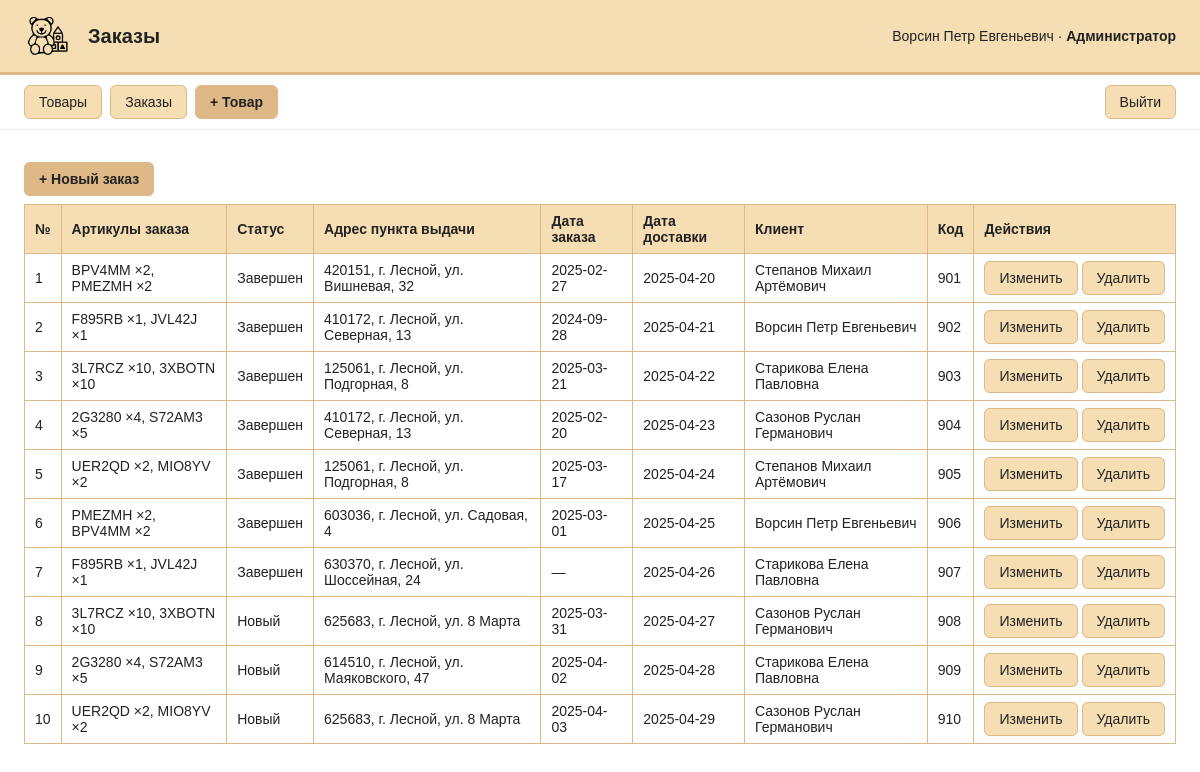
The page /index.php?page=orders (signed in) on the database its author committed.
### tables this page shows
CREATE TABLE Orders (
  id             INT AUTO_INCREMENT PRIMARY KEY,
  order_date     DATE,
  delivery_date  DATE,
  pickup_point_id INT,
  client_user_id INT,
  receive_code   VARCHAR(20),
  status_id      INT NOT NULL,
  CONSTRAINT fk_ord_point  FOREIGN KEY (pickup_point_id) REFERENCES PickupPoints(id),
  CONSTRAINT fk_ord_client FOREIGN KEY (client_user_id)  REFERENCES Users(id),
  CONSTRAINT fk_ord_status FOREIGN KEY (status_id)       REFERENCES OrderStatuses(id)
);

CREATE TABLE OrderStatuses (
  id   INT AUTO_INCREMENT PRIMARY KEY,
  name VARCHAR(50) NOT NULL UNIQUE
);

CREATE TABLE PickupPoints (
  id      INT AUTO_INCREMENT PRIMARY KEY,
  address VARCHAR(255) NOT NULL
);

CREATE TABLE Users (
  id        INT AUTO_INCREMENT PRIMARY KEY,
  role_id   INT NOT NULL,
  full_name VARCHAR(200) NOT NULL,
  login     VARCHAR(150) NOT NULL UNIQUE,
  password  VARCHAR(150) NOT NULL,
  CONSTRAINT fk_users_role FOREIGN KEY (role_id) REFERENCES Roles(id)
);

### web/db.php (called while the page is built, shortened)
<?php
function db(): PDO {
    static $pdo = null;
    if ($pdo === null) {
        $pdo = new PDO(
            'mysql:host=' . DB_HOST . ';dbname=' . DB_NAME . ';charset=utf8mb4',
            DB_USER, DB_PASS,
            [
                PDO::ATTR_ERRMODE            => PDO::ERRMODE_EXCEPTION,
                PDO::ATTR_DEFAULT_FETCH_MODE => PDO::FETCH_ASSOC,
                PDO::ATTR_EMULATE_PREPARES   => false,
            ]
        );
    }
    return $pdo;
}

### web/pages/orders.php (the view, shortened to what this page needs)
<?php
$rows = db()->query(
    "SELECT o.id, o.order_date, o.delivery_date, o.receive_code,
            pp.address      AS pickup,
            cu.full_name    AS client,
            os.name         AS status,
            GROUP_CONCAT(CONCAT(oi.product_article, ' ×', oi.quantity) SEPARATOR ', ') AS items
     FROM Orders o
     LEFT JOIN PickupPoints  pp ON pp.id = o.pickup_point_id
     LEFT JOIN Users         cu ON cu.id = o.client_user_id
     JOIN      OrderStatuses os ON os.id = o.status_id
     LEFT JOIN OrderItems    oi ON oi.order_id = o.id
     GROUP BY o.id
     ORDER BY o.id"
)->fetchAll();
?>
<?php if (is_admin()): ?>
  <p><a class="btn accent" href="index.php?page=order_edit">+ Новый заказ</a></p>
<?php endif; ?>
<table>
  <tr>
    <th>№</th><th>Артикулы заказа</th><th>Статус</th><th>Адрес пункта выдачи</th>
    <th>Дата заказа</th><th>Дата доставки</th><th>Клиент</th><th>Код</th>
    <?php if (is_admin()): ?><th>Действия</th><?php endif; ?>
  </tr>
  <?php foreach ($rows as $o): ?>
    <tr>
      <td><?= (int)$o['id'] ?></td>
      <td><?= e($o['items']) ?></td>
      <td><?= e($o['status']) ?></td>
      <td><?= e($o['pickup']) ?></td>
      <td><?= e($o['order_date'] ?: '—') ?></td>
      <td><?= e($o['delivery_date'] ?: '—') ?></td>
      <td><?= e($o['client']) ?></td>
      <td><?= e($o['receive_code']) ?></td>
      <?php if (is_admin()): ?>
        <td style="white-space:nowrap">
          <a class="btn" href="index.php?page=order_edit&id=<?= (int)$o['id'] ?>">Изменить</a>
          <a class="btn" href="index.php?page=order_delete&id=<?= (int)$o['id'] ?>"
             onclick="return confirm('Удалить заказ №<?= (int)$o['id'] ?>?');">Удалить</a>
        </td>
      <?php endif; ?>
    </tr>
  <?php endforeach; ?>
</table>

### web/common.php (style rules this page uses)
:root { --bg:#FFFFFF; --secondary:#F5DEB3; --accent:#DEB887; --sale:#FFDEAD; }
* { box-sizing:border-box; }
body { margin:0; font-family:Arial, Helvetica, sans-serif; background:var(--bg); color:#222; }
a.btn,button.btn { font-family:inherit; font-size:14px; text-decoration:none; color:#222; background:var(--secondary); border:1px solid var(--accent); padding:8px 14px; border-radius:6px; cursor:pointer; }
a.btn.accent,button.btn.accent { background:var(--accent); font-weight:bold; }
table { border-collapse:collapse; width:100%; background:#fff; }
th,td { border:1px solid var(--accent); padding:8px 10px; text-align:left; font-size:14px; }
th { background:var(--secondary); }

### rows shown on the page
orders: id "1", items "BPV4MM ×2, PMEZMH ×2", status.name "Завершен", pickup_point.address "420151, г. Лесной, ул. Вишневая, 32", order_date "2025-02-27", delivery_date "2025-04-20", client_user.full_name "Степанов Михаил Артёмович", receive_code "901"
orders: id "2", items "F895RB ×1, JVL42J ×1", status.name "Завершен", pickup_point.address "410172, г. Лесной, ул. Северная, 13", order_date "2024-09-28", delivery_date "2025-04-21", client_user.full_name "Ворсин Петр Евгеньевич", receive_code "902"
orders: id "3", items "3L7RCZ ×10, 3XBOTN ×10", status.name "Завершен", pickup_point.address "125061, г. Лесной, ул. Подгорная, 8", order_date "2025-03-21", delivery_date "2025-04-22", client_user.full_name "Старикова Елена Павловна", receive_code "903"
orders: id "4", items "2G3280 ×4, S72AM3 ×5", status.name "Завершен", pickup_point.address "410172, г. Лесной, ул. Северная, 13", order_date "2025-02-20", delivery_date "2025-04-23", client_user.full_name "Сазонов Руслан Германович", receive_code "904"
orders: id "5", items "UER2QD ×2, MIO8YV ×2", status.name "Завершен", pickup_point.address "125061, г. Лесной, ул. Подгорная, 8", order_date "2025-03-17", delivery_date "2025-04-24", client_user.full_name "Степанов Михаил Артёмович", receive_code "905"
orders: id "6", items "PMEZMH ×2, BPV4MM ×2", status.name "Завершен", pickup_point.address "603036, г. Лесной, ул. Садовая, 4", order_date "2025-03-01", delivery_date "2025-04-25", client_user.full_name "Ворсин Петр Евгеньевич", receive_code "906"
orders: id "7", items "F895RB ×1, JVL42J ×1", status.name "Завершен", pickup_point.address "630370, г. Лесной, ул. Шоссейная, 24", order_date "—", delivery_date "2025-04-26", client_user.full_name "Старикова Елена Павловна", receive_code "907"
orders: id "8", items "3L7RCZ ×10, 3XBOTN ×10", status.name "Новый", pickup_point.address "625683, г. Лесной, ул. 8 Марта", order_date "2025-03-31", delivery_date "2025-04-27", client_user.full_name "Сазонов Руслан Германович", receive_code "908"
orders: id "9", items "2G3280 ×4, S72AM3 ×5", status.name "Новый", pickup_point.address "614510, г. Лесной, ул. Маяковского, 47", order_date "2025-04-02", delivery_date "2025-04-28", client_user.full_name "Старикова Елена Павловна", receive_code "909"
orders: id "10", items "UER2QD ×2, MIO8YV ×2", status.name "Новый", pickup_point.address "625683, г. Лесной, ул. 8 Марта", order_date "2025-04-03", delivery_date "2025-04-29", client_user.full_name "Сазонов Руслан Германович", receive_code "910"

### other values the page prints
$title "Заказы"
$u['full_name'] "Ворсин Петр Евгеньевич"
$u['role'] "Администратор"
